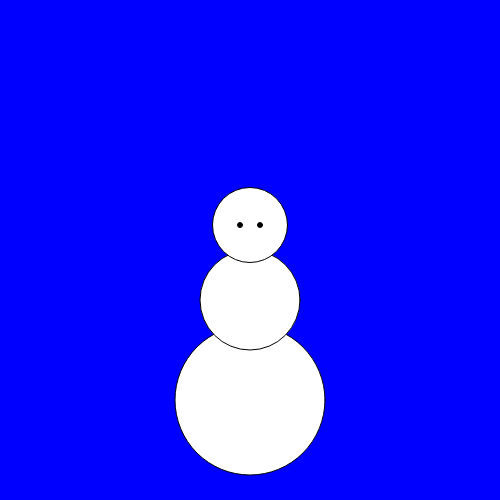
Frame 1 (no input)
Frame 60 (no input): identical to frame 1, image omitted
Frame 120 (the mouse pressed at the canvas centre since frame 60): identical to frame 1, image omitted

The p5.js sketch that drew this single still picture (run headless with seeded random() and noise() and a simulated clock; from frame 60 on, the mouse is pressed at the canvas centre):

// p5.js sketch
// ── sketch.js
function setup() {
  createCanvas(500, 500);
}

function draw() {
  background('blue')
  fill('white');
  ellipse(width/2,400,150,150);
  ellipse(width/2,300,100,100);
  ellipse(width/2,225,75,75);
  fill('black');
  ellipse(width/2-10,225,5,5);
  ellipse(width/2+10,225,5,5);
}
